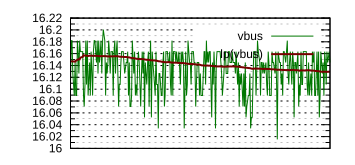

Write the gnuplot code that produced this figure.
set datafile separator ','
set xdata time
set timefmt "%s"
set format x "%m%dT%H:%M:%S"

# set xtics rotate by -90
unset xtics

set mxtics 2
set mytics 2

set style line  1 lc rgb '#007700' lt 1 lw 1
set style line  2 lc rgb '#770000' lt 1 lw 2
set style line 10 lc rgb '#000000' lt 0 lw 1
set style line 11 lc rgb '#000000' lt 0 lw 0.25

set grid xtics ytics mxtics mytics ls 10, ls 11

set term svg size 355,165 fixed

set output 'vbat_mini.svg_'
plot 'vbat_5m.csv' u 1:2 title 'vbus'     w line ls 1, \
     ''            u 1:3 title 'lp(vbus)' w line ls 2